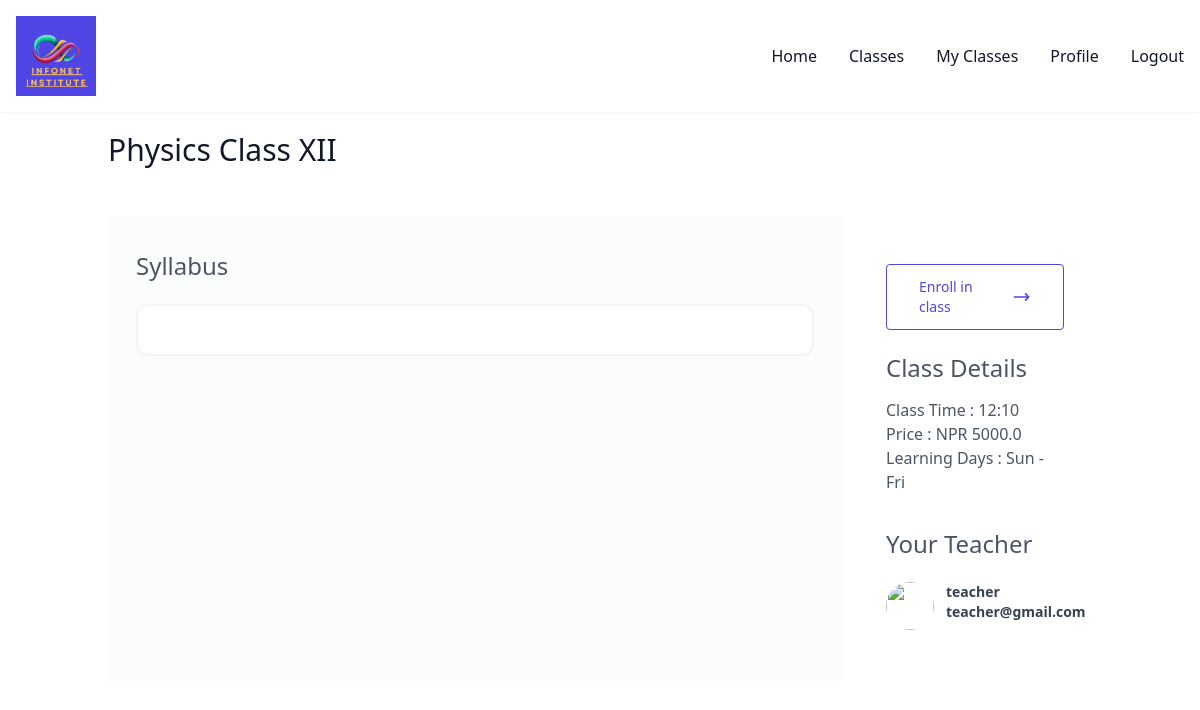
The app's page /class/details/1 with its own data.
### tution/models.py (models this page shows, shortened)
class ClassModel(models.Model):
    name = models.CharField(max_length=50,default='class')
    teacher = models.ForeignKey(User, on_delete=models.CASCADE, related_name='teaching_classes',limit_choices_to={'userprofile__role': 'teacher'})
    syllabus = models.TextField(verbose_name=_("Syllabus"), blank=True)
    price = models.FloatField(verbose_name=_("Price"), blank=True,default = 0)
    class_time = models.CharField(max_length=20,blank=True,default=None)
    meet_link = models.CharField(max_length=500, verbose_name=_("Meet Link"), blank=True)
    class Meta:
        verbose_name = "Class"
        verbose_name_plural = "Classes"

### tution/views.py (the view)
# urls.py: path('class/details/<int:id>',classDetails),
def classDetails(request,id):
    class_details = ClassModel.objects.get(id=id)
    return render(request,'user/classDetails.html',{'class_details':class_details})

### templates/user/classDetails.html (shortened to what this page needs)
{% extends 'user/layout/layout.html' %}
{% block content %}
<section class="text-gray-600 body-font">
    <div class="container px-5 py-5 mx-auto">
        <div class="w-full mb-12 ">
            <h1 class="sm:text-3xl text-2xl font-medium title-font mb-2 text-gray-900">{{class_details.name}}
            </h1>
        </div>
        <div class="grid grid-cols-12 grid-rows-1 gap-4">
            <div class="col-span-9 py-8 px-7 bg-[#f3f4f64f]">
                <span class="text-[24px] font-medium">Syllabus</span>
                <div class="resources py-5 px-0">
                    <article class="rounded-xl border-2 border-gray-100 bg-white">
                        <div class="flex items-start gap-4 p-3 sm:p-6 lg:p-6">
                        </div>
                    </article>
                </div>
            </div>
            <div class="col-span-3 py-8 px-7">
                <a data-modal-target="default-modal" data-modal-toggle="default-modal"
                    class="inline-flex mt-4 items-center gap-2 rounded border border-indigo-600 text-indigo-600 px-8 py-3 hover:bg-transparent hover:text-indigo-600 focus:outline-none focus:ring active:text-indigo-500"
                    href="#">
                    <span class="text-sm font-medium"> Enroll in class </span>
                    <svg class="size-5 rtl:rotate-180" xmlns="http://www.w3.org/2000/svg" fill="none"
                        viewBox="0 0 24 24" stroke="currentColor">
                        <path stroke-linecap="round" stroke-linejoin="round" stroke-width="2"
                            d="M17 8l4 4m0 0l-4 4m4-4H3" />
                    </svg>
                </a>
                <h5 class="text-[24px] font-medium mt-5">Class Details</h5>
                <h5 class="text-md font-medium mt-3">Class Time : {{class_details.class_time}} </h5>
                <h5 class="text-md font-medium">Price : NPR {{class_details.price}} </h5>
                <h5 class="text-md font-medium">Learning Days : Sun - Fri </h5>
                <div class="max-w-2xl mx-auto mt-8">
                    <div class="items-start justify-between sm:flex">
                        <div>
                            <h4 class="text-[24px] font-medium">Your Teacher</h4>
                        </div>
                    </div>
                    <ul class=" divide-y">
                        <li class="py-5 flex items-start justify-between">
                            <div class="flex gap-3">
                                <img src="https://images.unsplash.com/photo-1570295999919-56ceb5ecca61?ixlib=rb-1.2.1&ixid=MnwxMjA3fDB8MHxzZWFyY2h8NHx8YXZhdGFyfGVufDB8fDB8fA%3D%3D&auto=format&fit=crop&w=800&q=60"
                                    class="flex-none w-12 h-12 rounded-full" />
                                <div>
                                    <span
                                        class="block text-sm text-gray-700 font-semibold">{{class_details.teacher}}</span>
                                    <span
                                        class="block text-sm text-gray-700 font-semibold">{{class_details.teacher.email}}</span>
                                </div>
                            </div>
                        </li>
                    </ul>
                </div>
            </div>
        </div>
    </div>
</section>
{% endblock %}

### records on screen
ClassModel: name "Physics Class XII", class_time "12:10", price "5000.0", teacher "teacher", teacher.email "teacher@gmail.com"
